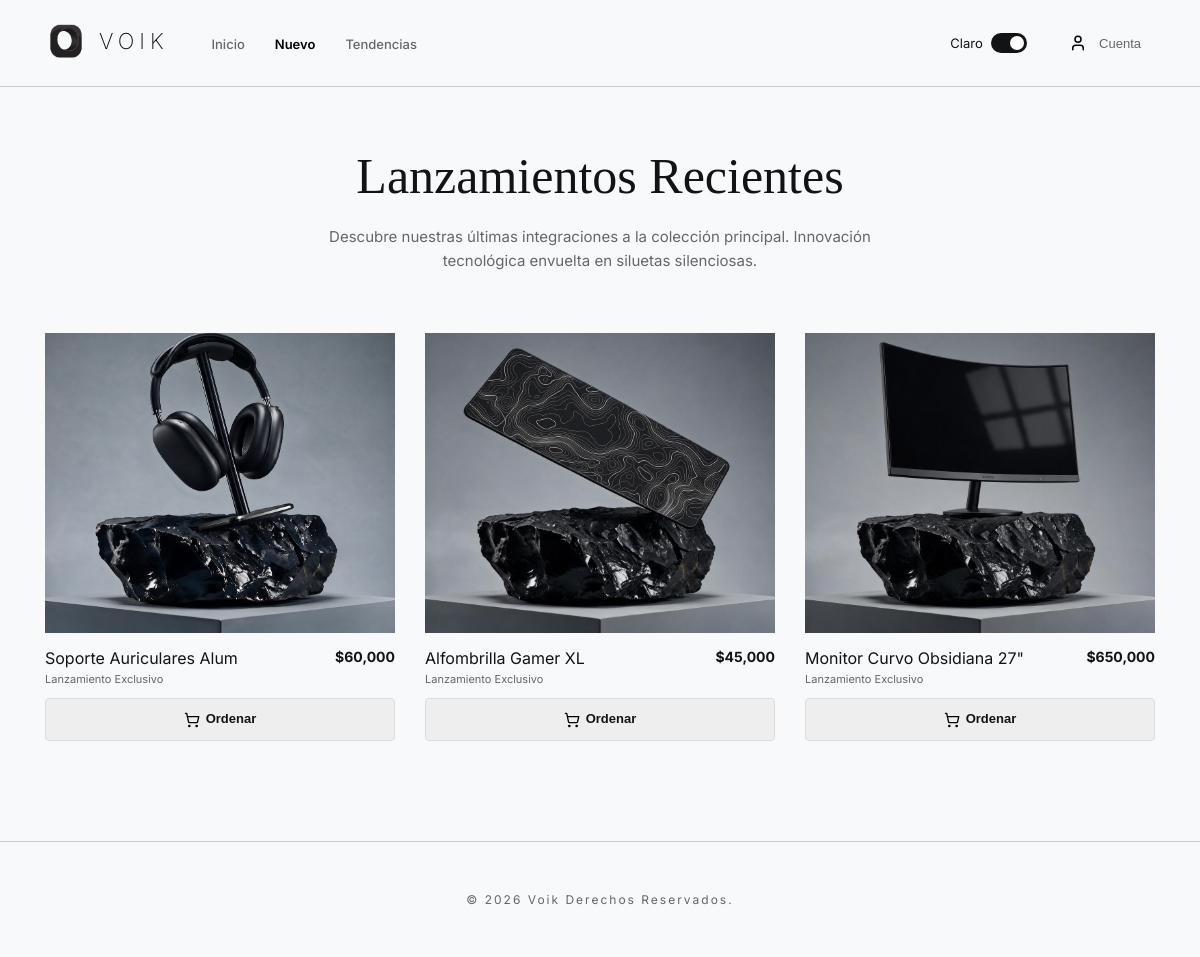
Page /nuevo on the committed database.
### models.py (models this page shows, shortened)
class Producto(Base):
    __tablename__ = "productos"
    id = Column(Integer, primary_key=True, index=True)
    nombre = Column(String(100), nullable=False)
    precio = Column(Float, nullable=False)
    existencia = Column(Integer, default=0)
    detalles = relationship("DetalleCompra", back_populates="producto")

### app.py (the view)
@app.route('/nuevo')
def nuevo():
    db = SessionLocal()
    try:
        productos_raw = db.query(Producto).all()
        productos = []
        for p in productos_raw:
            img = find_image_for_name(p.nombre)
            productos.append({'id': p.id, 'nombre': p.nombre, 'precio': p.precio, 'imagen': img})
        nuevos = list(reversed(productos[-3:])) if len(productos) > 0 else []
        return render_template('nuevo.html', productos=nuevos)
    finally:
        db.close()

### app.py (called while the page is built)
@app.before_request
def init_session():
    if 'light_mode' not in session:
        session['light_mode'] = True
    if 'cart' not in session:
        session['cart'] = {}

### templates/nuevo.html (shortened to what this page needs)
{% extends "base.html" %}
{% block content %}
<section style="padding: 60px 0; text-align: center;">
    <h1 style="font-size: 50px; font-family: var(--font-serif); font-weight: 300; margin-bottom: 20px;">Lanzamientos Recientes</h1>
    <p style="color: var(--text-muted); max-width: 600px; margin: 0 auto; font-size: 15px; line-height: 1.6;">
        Descubre nuestras últimas integraciones a la colección principal. Innovación tecnológica envuelta en siluetas silenciosas.
    </p>
</section>
{% if productos %}
    <div class="product-grid">
        {% for prod in productos %}
            <div class="product-card">
                <a href="{{ url_for('detalle_producto', product_id=prod.id) }}" class="product-card-link" aria-label="Ver {{ prod.nombre }}">
                <div class="product-img-wrapper">
                    <img src="{{ url_for('static', filename='imagenes/' ~ prod.imagen) }}" alt="{{ prod.nombre }}" class="product-card-img">
                </div>
                <div class="product-info-row">
                    <div class="product-details">
                        <p class="product-name">{{ prod.nombre }}</p>
                        <p class="product-tag">Lanzamiento Exclusivo</p>
                    </div>
                    <div class="product-price">
                        ${{ "{:,.0f}".format(prod.precio) }}
                    </div>
                </div>
                </a>
                <form action="{{ url_for('comprar_producto', product_id=prod.id) }}" method="POST">
                    <button type="submit" class="buy-btn"><img src="{{ url_for('static', filename='imagenes/iconos/' ~ ('shopping-cartwhite.svg.svg' if not session.get('light_mode', True) else 'shopping-cart.svg.svg')) }}" alt="Ordenar" data-icon-base="shopping-cart" style="width:16px; height:16px; vertical-align:middle; margin-right:6px;">Ordenar</button>
                </form>
            </div>
        {% endfor %}
    </div>
{% else %}
    <div class="info-alert">
        <p class="info-alert-text">Vuelve pronto para ver la nueva colección.</p>
    </div>
{% endif %}
{% endblock %}

### static/css/voik.css (style rules this page uses)
:root { --bg-color: #f8f9fa; --text-color: #121315; --text-muted: #666666; --input-bg: #ffffff; --input-border: #dcdcdc; --input-text: #121315; --card-bg: #ffffff; --card-border: #eeeeee; --button-bg: #eeeeee; --button-text: #121315; --button-hover-bg: #dddddd; --button-primary-bg: #121315; --button-primary-text: #ffffff; --button-primary-hover-bg: #333333; --nav-bg: #f8f9fa; --nav-text: #666666; --nav-active: #000000; --hr-color: #cccccc; --popover-bg: #ffffff; --popover-border: #dddddd; --popover-hover: #f0f2f6; --profile-active: #121315; --profile-inactive: #888888; --table-header-bg: #eeeeee; --table-border: #dddddd; --font-primary: 'Inter', sans-serif; --font-serif: 'Times New Roman', serif; }
* { box-sizing: border-box; margin: 0; padding: 0; transition: background-color 0.5s cubic-bezier(0.4, 0, 0.2, 1), color 0.5s cubic-bezier(0.4, 0, 0.2, 1), border-color 0.5s cubic-bezier(0.4, 0, 0.2, 1), opacity 0.5s cubic-bezier(0.4, 0, 0.2, 1) !important; }
.logo-img, .profile-menu-item img, .dark-card img, [data-icon-base] { transition: filter 0.5s cubic-bezier(0.4, 0, 0.2, 1), opacity 0.3s cubic-bezier(0.4, 0, 0.2, 1) !important; }
body { background-color: var(--bg-color); color: var(--text-color); font-family: var(--font-primary); overflow-x: hidden; }
a { color: inherit; text-decoration: none; }
.product-grid { display: grid; grid-template-columns: repeat(3, 1fr); gap: 30px; margin-bottom: 40px; }
.product-card { display: flex; flex-direction: column; margin-bottom: 20px; }
.product-card-link { display: block; color: inherit; }
.product-img-wrapper { overflow: hidden; margin-bottom: 15px; background-color: #e5e5e5; }
.product-card-img { width: 100%; height: 300px; object-fit: cover; display: block; }
.product-info-row { display: flex; justify-content: space-between; align-items: flex-start; margin-bottom: 12px; }
.product-details { flex: 3; }
.product-name { font-size: 16px; margin-bottom: 4px; font-weight: 400; }
.product-tag { font-size: 11px; color: var(--text-muted); }
.product-price { flex: 1; font-size: 14px; font-weight: bold; text-align: right; }
.buy-btn { width: 100%; padding: 12px; background-color: var(--button-bg); color: var(--button-text); border: 1px solid var(--input-border); font-size: 13px; font-weight: bold; cursor: pointer; text-align: center; border-radius: 4px; }

### rows in the picture
Producto: nombre (picture), nombre "Soporte Auriculares Alum", precio "60,000"
Producto: shows a picture, nombre "Alfombrilla Gamer XL", precio "45,000"
Producto: shows a picture, nombre "Monitor Curvo Obsidiana 27\"", precio "650,000"
